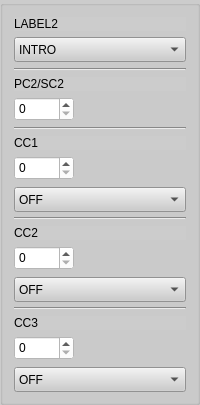
      <widget class="QGroupBox" name="columnbox2">
       <property name="sizePolicy">
        <sizepolicy hsizetype="Expanding" vsizetype="Expanding">
         <horstretch>0</horstretch>
         <verstretch>0</verstretch>
        </sizepolicy>
       </property>
       <property name="styleSheet">
        <string notr="true">background-color: rgb(179, 179, 179);
background-color: rgb(204, 204, 204);</string>
       </property>
       <layout class="QVBoxLayout" name="verticalLayout_6">
        <item>
         <widget class="QLabel" name="label_BankPC1_2">
          <property name="sizePolicy">
           <sizepolicy hsizetype="Expanding" vsizetype="Expanding">
            <horstretch>0</horstretch>
            <verstretch>0</verstretch>
           </sizepolicy>
          </property>
          <property name="maximumSize">
           <size>
            <width>16777215</width>
            <height>30</height>
           </size>
          </property>
          <property name="text">
           <string>LABEL2</string>
          </property>
         </widget>
        </item>
        <item>
         <widget class="QComboBox" name="presetLabel1_2">
          <property name="sizePolicy">
           <sizepolicy hsizetype="Expanding" vsizetype="Expanding">
            <horstretch>0</horstretch>
            <verstretch>0</verstretch>
           </sizepolicy>
          </property>
          <property name="minimumSize">
           <size>
            <width>0</width>
            <height>25</height>
           </size>
          </property>
          <property name="styleSheet">
           <string notr="true">background-color: rgb(204, 204, 204);</string>
          </property>
          <item>
           <property name="text">
            <string>INTRO</string>
           </property>
          </item>
          <item>
           <property name="text">
            <string>VERSE</string>
           </property>
          </item>
          <item>
           <property name="text">
            <string>CHORUS</string>
           </property>
          </item>
          <item>
           <property name="text">
            <string>SOLO</string>
           </property>
          </item>
          <item>
           <property name="text">
            <string>OUTRO</string>
           </property>
          </item>
          <item>
           <property name="text">
            <string>BRIDGE</string>
           </property>
          </item>
         </widget>
        </item>
        <item>
         <widget class="Line" name="line_3">
          <property name="sizePolicy">
           <sizepolicy hsizetype="Expanding" vsizetype="Expanding">
            <horstretch>0</horstretch>
            <verstretch>0</verstretch>
           </sizepolicy>
          </property>
          <property name="orientation">
           <enum>Qt::Horizontal</enum>
          </property>
         </widget>
        </item>
        <item>
         <widget class="QLabel" name="label_PC1_2">
          <property name="sizePolicy">
           <sizepolicy hsizetype="Expanding" vsizetype="Expanding">
            <horstretch>0</horstretch>
            <verstretch>0</verstretch>
           </sizepolicy>
          </property>
          <property name="maximumSize">
           <size>
            <width>16777215</width>
            <height>30</height>
           </size>
          </property>
          <property name="text">
           <string>PC2/SC2 </string>
          </property>
         </widget>
        </item>
        <item>
         <widget class="QSpinBox" name="spinBox_PC1_2">
          <property name="sizePolicy">
           <sizepolicy hsizetype="Expanding" vsizetype="Expanding">
            <horstretch>0</horstretch>
            <verstretch>0</verstretch>
           </sizepolicy>
          </property>
          <property name="minimumSize">
           <size>
            <width>60</width>
            <height>24</height>
           </size>
          </property>
          <property name="maximumSize">
           <size>
            <width>60</width>
            <height>16777215</height>
           </size>
          </property>
          <property name="styleSheet">
           <string notr="true">background-color: rgb(255, 255, 255);</string>
          </property>
          <property name="accelerated">
           <bool>true</bool>
          </property>
          <property name="maximum">
           <number>127</number>
          </property>
         </widget>
        </item>
        <item>
         <widget class="Line" name="line_13">
          <property name="sizePolicy">
           <sizepolicy hsizetype="Expanding" vsizetype="Expanding">
            <horstretch>0</horstretch>
            <verstretch>0</verstretch>
           </sizepolicy>
          </property>
          <property name="orientation">
           <enum>Qt::Horizontal</enum>
          </property>
         </widget>
        </item>
        <item>
         <widget class="QLabel" name="label_CC1_2">
          <property name="sizePolicy">
           <sizepolicy hsizetype="Expanding" vsizetype="Expanding">
            <horstretch>0</horstretch>
            <verstretch>0</verstretch>
           </sizepolicy>
          </property>
          <property name="maximumSize">
           <size>
            <width>16777215</width>
            <height>30</height>
           </size>
          </property>
          <property name="text">
           <string>CC1 </string>
          </property>
         </widget>
        </item>
        <item>
         <widget class="QSpinBox" name="spinBox_CC1_2">
          <property name="sizePolicy">
           <sizepolicy hsizetype="Expanding" vsizetype="Expanding">
            <horstretch>0</horstretch>
            <verstretch>0</verstretch>
           </sizepolicy>
          </property>
          <property name="minimumSize">
           <size>
            <width>60</width>
            <height>24</height>
           </size>
          </property>
          <property name="maximumSize">
           <size>
            <width>60</width>
            <height>16777215</height>
           </size>
          </property>
          <property name="styleSheet">
           <string notr="true">background-color: rgb(255, 255, 255);</string>
          </property>
          <property name="accelerated">
           <bool>true</bool>
          </property>
          <property name="maximum">
           <number>127</number>
          </property>
         </widget>
        </item>
        <item>
         <widget class="QComboBox" name="onoff1_2">
          <property name="sizePolicy">
           <sizepolicy hsizetype="Expanding" vsizetype="Expanding">
            <horstretch>0</horstretch>
            <verstretch>0</verstretch>
           </sizepolicy>
          </property>
          <property name="minimumSize">
           <size>
            <width>0</width>
            <height>25</height>
           </size>
          </property>
          <property name="maximumSize">
           <size>
            <width>16777215</width>
            <height>22</height>
           </size>
          </property>
          <property name="styleSheet">
           <string notr="true">background-color: rgb(204, 204, 204);</string>
          </property>
          <item>
           <property name="text">
            <string>OFF</string>
           </property>
          </item>
          <item>
           <property name="text">
            <string>ON</string>
           </property>
          </item>
         </widget>
        </item>
        <item>
         <widget class="Line" name="line_24">
          <property name="sizePolicy">
           <sizepolicy hsizetype="Expanding" vsizetype="Expanding">
            <horstretch>0</horstretch>
            <verstretch>0</verstretch>
           </sizepolicy>
          </property>
          <property name="orientation">
           <enum>Qt::Horizontal</enum>
          </property>
         </widget>
        </item>
        <item>
         <widget class="QLabel" name="label_CC2_2">
          <property name="sizePolicy">
           <sizepolicy hsizetype="Expanding" vsizetype="Expanding">
            <horstretch>0</horstretch>
            <verstretch>0</verstretch>
           </sizepolicy>
          </property>
          <property name="maximumSize">
           <size>
            <width>16777215</width>
            <height>30</height>
           </size>
          </property>
          <property name="text">
           <string>CC2 </string>
          </property>
         </widget>
        </item>
        <item>
         <widget class="QSpinBox" name="spinBox_CC2_2">
          <property name="sizePolicy">
           <sizepolicy hsizetype="Expanding" vsizetype="Expanding">
            <horstretch>0</horstretch>
            <verstretch>0</verstretch>
           </sizepolicy>
          </property>
          <property name="minimumSize">
           <size>
            <width>60</width>
            <height>24</height>
           </size>
          </property>
          <property name="maximumSize">
           <size>
            <width>60</width>
            <height>16777215</height>
           </size>
          </property>
          <property name="styleSheet">
           <string notr="true">background-color: rgb(255, 255, 255);</string>
          </property>
          <property name="accelerated">
           <bool>true</bool>
          </property>
          <property name="maximum">
           <number>127</number>
          </property>
         </widget>
        </item>
        <item>
         <widget class="QComboBox" name="onoff2_2">
          <property name="sizePolicy">
           <sizepolicy hsizetype="Expanding" vsizetype="Expanding">
            <horstretch>0</horstretch>
            <verstretch>0</verstretch>
           </sizepolicy>
          </property>
          <property name="minimumSize">
           <size>
            <width>0</width>
            <height>25</height>
           </size>
          </property>
          <property name="maximumSize">
           <size>
            <width>16777215</width>
            <height>22</height>
           </size>
          </property>
          <property name="styleSheet">
           <string notr="true">background-color: rgb(204, 204, 204);</string>
          </property>
          <item>
           <property name="text">
            <string>OFF</string>
           </property>
          </item>
          <item>
           <property name="text">
            <string>ON</string>
           </property>
          </item>
         </widget>
        </item>
        <item>
         <widget class="Line" name="line_25">
          <property name="sizePolicy">
           <sizepolicy hsizetype="Expanding" vsizetype="Expanding">
            <horstretch>0</horstretch>
            <verstretch>0</verstretch>
           </sizepolicy>
          </property>
          <property name="orientation">
           <enum>Qt::Horizontal</enum>
          </property>
         </widget>
        </item>
        <item>
         <widget class="QLabel" name="label_CC3_2">
          <property name="sizePolicy">
           <sizepolicy hsizetype="Expanding" vsizetype="Expanding">
            <horstretch>0</horstretch>
            <verstretch>0</verstretch>
           </sizepolicy>
          </property>
          <property name="maximumSize">
           <size>
            <width>16777215</width>
            <height>30</height>
           </size>
          </property>
          <property name="text">
           <string>CC3 </string>
          </property>
         </widget>
        </item>
        <item>
         <widget class="QSpinBox" name="spinBox_CC3_2">
          <property name="sizePolicy">
           <sizepolicy hsizetype="Expanding" vsizetype="Expanding">
            <horstretch>0</horstretch>
            <verstretch>0</verstretch>
           </sizepolicy>
          </property>
          <property name="minimumSize">
           <size>
            <width>60</width>
            <height>24</height>
           </size>
          </property>
          <property name="maximumSize">
           <size>
            <width>60</width>
            <height>16777215</height>
           </size>
          </property>
          <property name="styleSheet">
           <string notr="true">background-color: rgb(255, 255, 255);</string>
          </property>
          <property name="accelerated">
           <bool>true</bool>
          </property>
          <property name="maximum">
           <number>127</number>
          </property>
         </widget>
        </item>
        <item>
         <widget class="QComboBox" name="onoff3_2">
          <property name="sizePolicy">
           <sizepolicy hsizetype="Expanding" vsizetype="Expanding">
            <horstretch>0</horstretch>
            <verstretch>0</verstretch>
           </sizepolicy>
          </property>
          <property name="minimumSize">
           <size>
            <width>0</width>
            <height>25</height>
           </size>
          </property>
          <property name="maximumSize">
           <size>
            <width>16777215</width>
            <height>22</height>
           </size>
          </property>
          <property name="styleSheet">
           <string notr="true">background-color: rgb(204, 204, 204);</string>
          </property>
          <item>
           <property name="text">
            <string>OFF</string>
           </property>
          </item>
          <item>
           <property name="text">
            <string>ON</string>
           </property>
          </item>
         </widget>
        </item>
       </layout>
      </widget>
